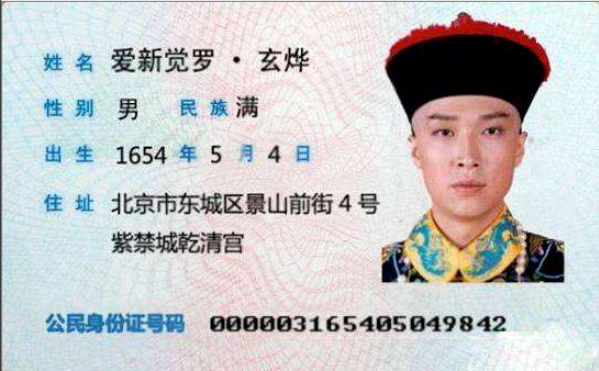
#> input picture image_processing/id.png, 599 x 371 px
$ python 'Ostu算法.py'
#> lines starting #> are read from the running program, lines starting #| are printed output that depends on the picture; after the words box and inside, x2 and y2 are one past the last pixel; in counts of white or black regions, pixels touching at a corner belong together; long printed decimals are rounded
#!/usr/bin/env python
# -*- coding: utf-8 -*-
# @Time    : 2022/3/14 18:39
# @Author  : suxiaorui


import numpy as np
import cv2
import math
import matplotlib.pyplot as plt
np.seterr(divide='ignore',invalid='ignore')

#计算图像灰度直方图
def calc_grayhist(image):
    rows,cols = image.shape
    #存储灰度直方图
    grayhist = np.zeros([1,256],np.uint32)
    for i in range(rows):
        for j in range(cols):
            grayhist[0][image[i][j]] += 1
    return grayhist

def ostu(image):
    rows,cols = image.shape
    mean_weigth = 1.0 / (rows * cols)
    his, bins = np.histogram(image, np.arange(0, 257))
    final_thresh = -1
    final_value = -1
    intensity_arr = np.arange(256)
    for t in bins[1:-1]:
        pcb = np.sum(his[:t])
        pcf = np.sum(his[t:])
        Wb = pcb * mean_weigth
        Wf = pcf * mean_weigth
        mub = np.sum(intensity_arr[:t] * his[:t]) / float(pcb)
        muf = np.sum(intensity_arr[t:] * his[t:]) / float(pcf)
        value = Wb * Wf * (mub - muf) ** 2

        if value > final_value:
            final_thresh = t
            final_value = value
    print(final_value)
    print(final_thresh)
    final_img = image.copy()
    final_img[image > final_thresh] = 255
    final_img[image < final_thresh] = 0
    return final_img


image = cv2.imread('id.png',cv2.IMREAD_COLOR)
#> image is the input picture: shape (371, 599, 3); mean B, G, R 198.8, 198, 197.8
image = cv2.cvtColor(image,cv2.COLOR_BGR2GRAY)
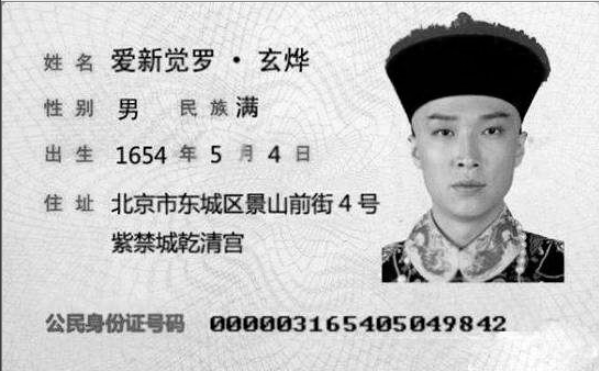
#> image: shape (371, 599); min 0, max 255, mean 198

cv2.imshow('image1',image)
cv2.imshow('res',ostu(image))
#> in ostu, `his, bins = np.histogram(image, np.arange(0, 257))`: his = 256 values, max 6734 at index 232, min 22 at index 255, mean 868.1; bins = 257 values from 0 to 256
#> the loop in ostu, `for t in bins[1:-1]:` made 255 passes
#> (pcb, pcf, Wb, Wf, mub, muf, value, final_value) on passes 1 to 11: (2124, 220105, 0.00956, 0.99, 0, 199.9, 378.4, 378.4), (7042, 215187, 0.0317, 0.968, 0.698, 204.5, 1274.1, 1274.1), (7925, 214304, 0.0357, 0.964, 0.843, 205.3, 1437.6, 1437.6), (8405, 213824, 0.0378, 0.962, 0.967, 205.8, 1526.2, 1526.2), (8789, 213440, 0.0395, 0.96, 1.1, 206.1, 1596.6, 1596.6), (9061, 213168, 0.0408, 0.959, 1.22, 206.4, 1646.2, 1646.2), (9325, 212904, 0.042, 0.958, 1.35, 206.6, 1693.9, 1693.9), (9532, 212697, 0.0429, 0.957, 1.47, 206.8, 1731.1, 1731.1), (9709, 212520, 0.0437, 0.956, 1.59, 207, 1762.5, 1762.5), (9844, 212385, 0.0443, 0.956, 1.69, 207.1, 1786.3, 1786.3), (9952, 212277, 0.0448, 0.955, 1.78, 207.2, 1805.2, 1805.2)
#> (pcb, pcf, Wb) on pass 78: (18878, 203351, 0.0849)
#| 3259.045
#| 145
#> in ostu, `final_img[image > final_thresh] = 255`:
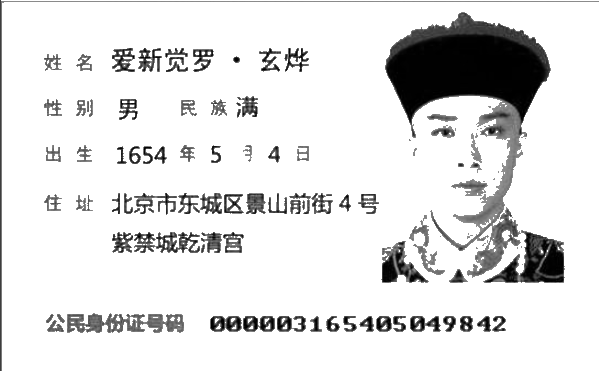
#> final_img: shape (371, 599); min 0, max 255, mean 225
#> in ostu, `final_img[image < final_thresh] = 0`:
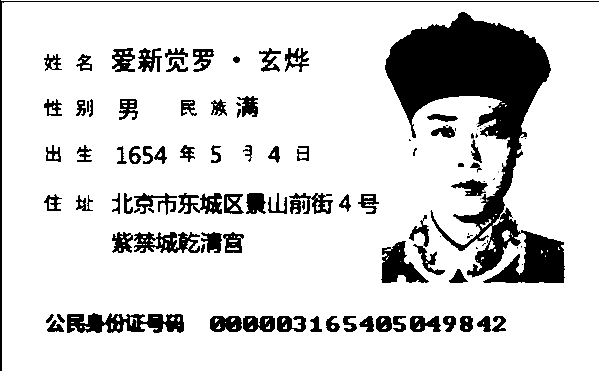
#> final_img: shape (371, 599); 14.9% of pixels changed, all inside (x1, y1, x2, y2) = (0, 0, 599, 371)

plt.hist(image.ravel(), 256)
plt.show()
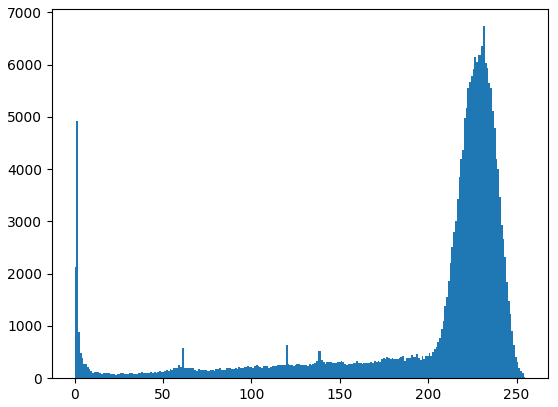
#> figure drawn by matplotlib, 1 panel; tallest bar 6734 high, from x = 231.1 to 232.1
cv2.waitKey(0)
cv2.destroyAllWindows()
